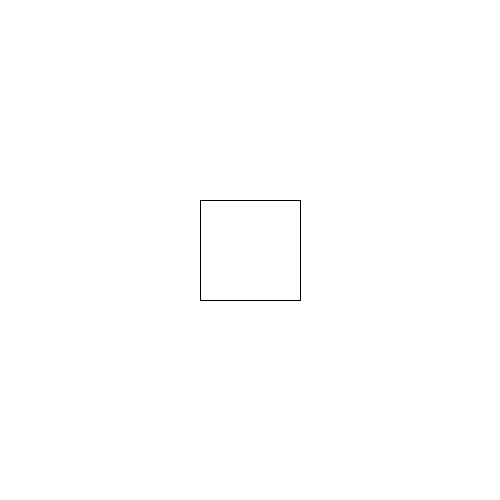
Frame 1 (no input)
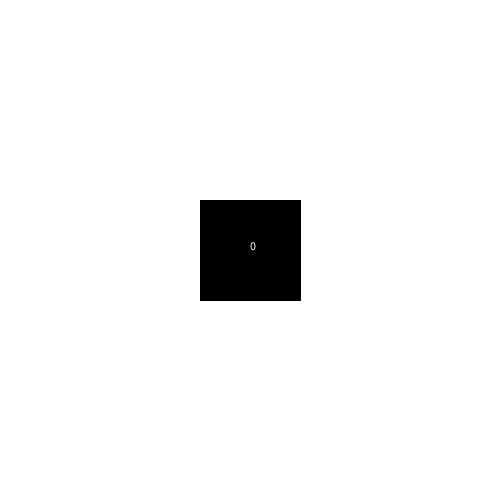
Frame 60 (the mouse pressed at the canvas centre just before this capture)
Frame 120 (the mouse held since frame 60 and released just before this capture): identical to frame 60, image omitted

The Processing sketch that drew these frames (run headless with seeded random() and noise(); from frame 60 on, the mouse is pressed at the canvas centre):

// Processing sketch: D20
// ── D20.pde
int result;

void setup(){
 size (500,500);
}

void draw(){
 background(255);
 displayD20(200,200);
 diceText();
}


//holds the result from diceroll
void displayD20(float x, float y){
  rect(x, y, 100, 100);
  stroke(0);
  fill(255);
}

//generates a random number out of 20
void mouseReleased(){
  result = int(random(1,20 +1));
}

void diceText(){
  text(result, width/2, height/2);
  fill(0);
}
